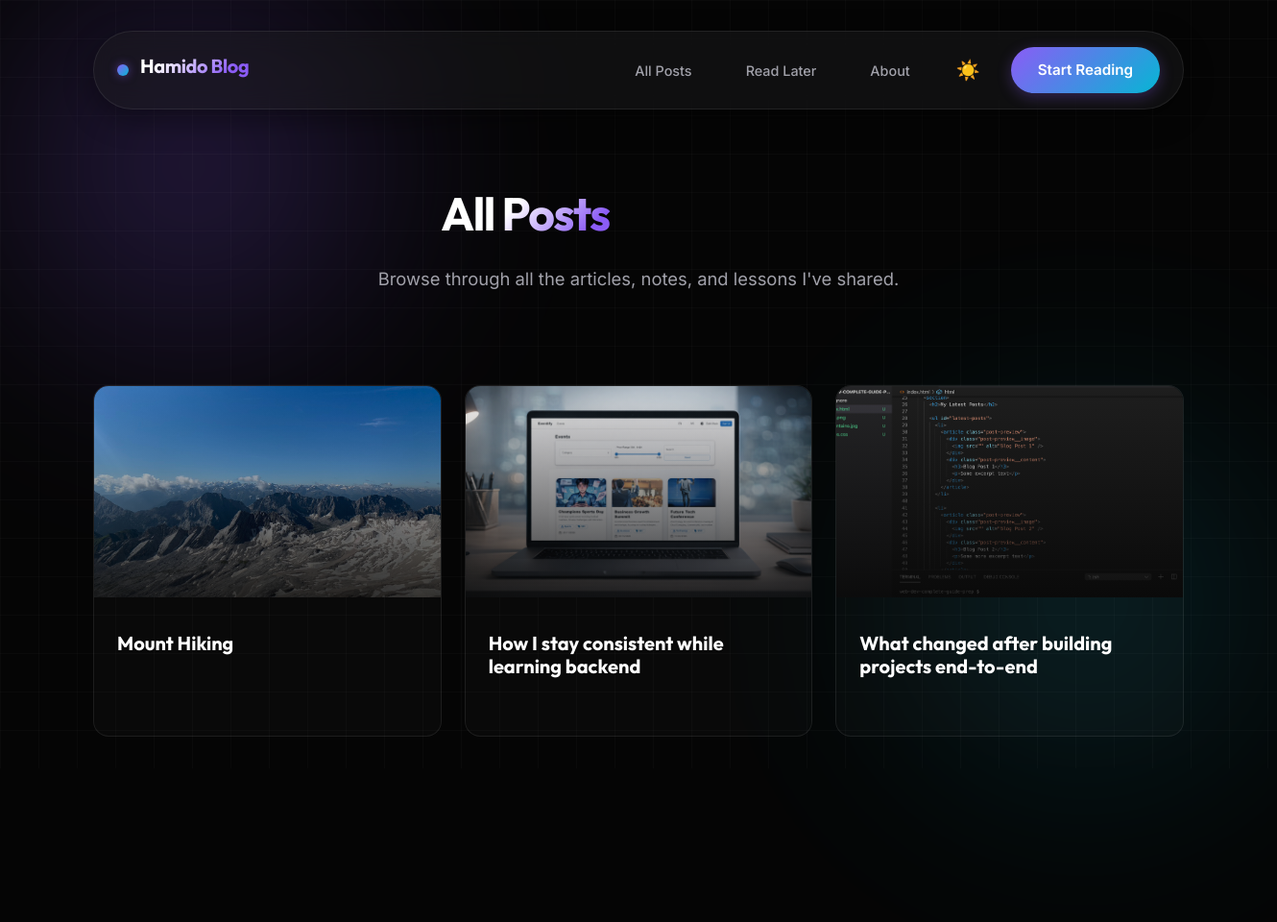
The page /posts on the database its author committed.
### blog/models.py (models this page shows, shortened)
class Post(models.Model):
    title =  models.CharField(max_length=150)
    Excerpt = models.CharField(max_length=200)
    image = models.ImageField(upload_to='posts')
    date = models.DateField(auto_now=True)
    slug = models.SlugField(unique=True)
    content = models.TextField(validators=[MinLengthValidator(10)])
    author = models.ForeignKey(Auhtor,null=True, on_delete=models.SET_NULL, related_name='posts')
    tags = models.ManyToManyField(Tag,related_name='posts')

### blog/views.py (the view)
# urls.py: path('posts', views.PostsView.as_view(), name='posts-page'),
class PostsView(ListView):
    template_name = 'blog/all-posts.html'
    model = Post
    ordering = ["-date"]
    context_object_name = "posts"

### blog/templates/blog/all-posts.html (shortened to what this page needs)
{% extends "base.html" %}
{% load static %}
{% block content %}
<header class="section-head" style="margin-top: 2rem; margin-bottom: 3rem; text-align: center;">
    <h1 class="hero-title" style="font-size: 3rem;">All <span class="text-gradient">Posts</span></h1>
    <p style="color: var(--text-secondary); font-size: 1.15rem; max-width: 600px; margin: 0 auto;">
        Browse through all the articles, notes, and lessons I've shared.
    </p>
</header>
<div class="posts-grid" style="grid-template-columns: repeat(auto-fill, minmax(320px, 1fr));">
    {% for post in posts %}
    <article class="post-card">
        <div class="post-img-wrapper" style="height: 220px;">
            <img src="{{ post.image.url }}" alt="{{ post.title }}" class="post-img" />
        </div>
        <div class="post-content">
            <h3 class="post-title"><a href="{% url "post-detail-page" post.slug %}">{{ post.title }}</a></h3>
        </div>
    </article>
   {% empty %}
                <p style="color: var(--text-secondary);">No latest posts available.</p>
    {% endfor %}
</div>
{% endblock %}

### static/styles.css (style rules this page uses)
:root { --bg-base: #050505; --bg-surface: rgba(20, 20, 20, 0.6); --bg-glass: rgba(30, 30, 32, 0.45); --text-primary: #ffffff; --text-secondary: #a1a1aa; --accent-primary: #8b5cf6; --accent-secondary: #06b6d4; --accent-glow: rgba(139, 92, 246, 0.5); --border-subtle: rgba(255, 255, 255, 0.08); --border-hover: rgba(255, 255, 255, 0.15); --font-body: 'Inter', sans-serif; --font-display: 'Outfit', sans-serif; --radius-sm: 8px; --radius-md: 16px; --radius-lg: 24px; --radius-pill: 9999px; --transition-smooth: all 0.3s cubic-bezier(0.25, 0.46, 0.45, 0.94); }
* { margin: 0; padding: 0; box-sizing: border-box; }
body { background-color: var(--bg-base); color: var(--text-primary); font-family: var(--font-body); line-height: 1.6; min-height: 100vh; overflow-x: hidden; position: relative; }
h1, h2, h3, h4, h5, h6, .brand-text { font-family: var(--font-display); font-weight: 700; line-height: 1.2; margin-bottom: 0.5rem; }
a { text-decoration: none; color: inherit; transition: var(--transition-smooth); }
.text-gradient { background: linear-gradient(135deg, #ffffff 20%, var(--accent-primary) 80%); -webkit-background-clip: text; -webkit-text-fill-color: transparent; background-clip: text; }
.hero-title { font-size: clamp(2.5rem, 6vw, 4.5rem); letter-spacing: -0.03em; max-width: 900px; margin-bottom: 1.5rem; }
.posts-grid { display: grid; grid-template-columns: repeat(auto-fill, minmax(300px, 1fr)); gap: 1.5rem; }
.post-card { display: flex; flex-direction: column; background: rgba(255, 255, 255, 0.02); border: 1px solid var(--border-subtle); border-radius: var(--radius-md); overflow: hidden; transition: var(--transition-smooth); height: 100%; }
.post-img-wrapper { width: 100%; height: 200px; overflow: hidden; position: relative; }
.post-img-wrapper::after { content: ''; position: absolute; inset: 0; background: linear-gradient(to top, var(--bg-base), transparent); opacity: 0.8; }
.post-img { width: 100%; height: 100%; object-fit: cover; transition: transform 0.6s ease; }
.post-content { padding: 1.5rem; display: flex; flex-direction: column; flex-grow: 1; }
.post-title { font-size: 1.25rem; margin-bottom: 0.75rem; }
.post-title a { background-image: linear-gradient(transparent calc(100% - 2px), var(--accent-primary) 2px); background-repeat: no-repeat; background-size: 0% 100%; transition: background-size 0.3s; }
.section-head { margin-bottom: 2rem; }

### rows shown on the page
Post: image (picture), title "Mount Hiking"
Post: image (picture), title "How I stay consistent while learning backend"
Post: image (picture), title "What changed after building projects end-to-end"
